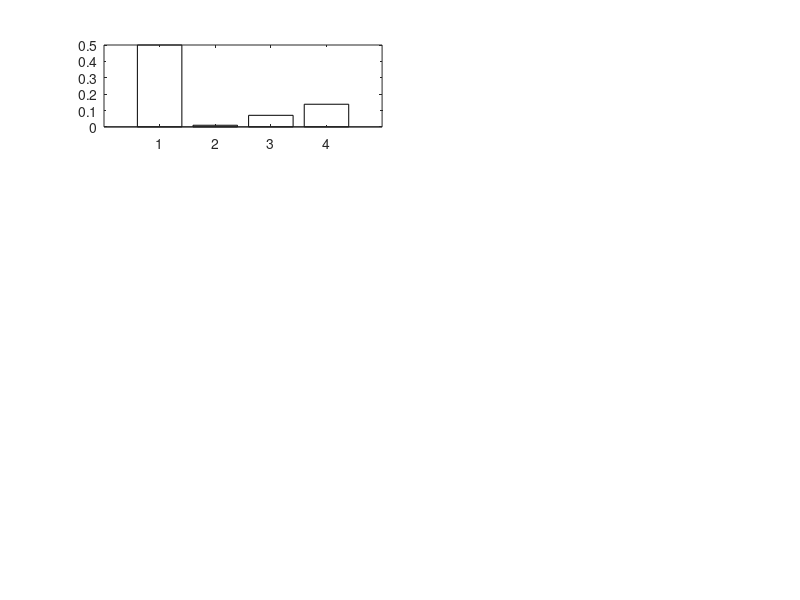

Recreate this plot in MATLAB. (Note: this script raises an error after producing the figure.)
clear; clc; close all;

%% Full rank

v1   = [1;1;1;1]; v2   = [1;-1;1;-1]; v3   = [-1;1;1;-1]; v4   = [1;1;-1;-1];
e(1) = 0.5;       e(2) = 0.2;         e(3) = 0.01;        e(4) = 1;
d(1) = 0.01;      d(2) = 0.2;         d(3) = 0.5;         d(4) = 1;

V  = [v1/norm(v1),v2/norm(v2),v3/norm(v3),v4/norm(v4)];

Vplt = V;
i_sr = 1:4;

colormat = [0,0,1;0,1,1;0,1,0.5;0,1,0];
figpos   = [675,220,560,530];

%%%%%%%%%%%%%%%%%%%%%%%%%%%%%%%%%

Ma = V*diag(e)*(V.');
Mb = V*diag(d)*(V.');

[Va,Da] = eig(Ma);
[Vb,Db] = eig(Mb);

d1_diag = diag(Da);
d2_diag = diag(Db);

S = sqrtm(Ma) * sqrtm( inv(sqrtm(Ma)) * Mb * inv(sqrtm(Ma))) * sqrtm(Ma);
A = sqrtm(S)  * logm(  inv(sqrtm(S))  * Ma * inv(sqrtm(S)) ) * sqrtm(S);

[VS,DS] = eig(S);
[VA,DA] = eig(A);

ds_diag  = diag(DS);
da_diag  = diag(DA);

%%
%%%%%%%%%%%%%%%%%%%%%%%%%%%%%%%%%%%%%%%%%%%%%%%%
%%%%%%%%%%% sorting the eigenvectors %%%%%%%%%%%

[~,si_a] = sort(sum(abs(diff(Va))),'ascend');
[~,si_b] = sort(sum(abs(diff(Vb))),'ascend');
[~,si_S] = sort(sum(abs(diff(VS))),'ascend');

si_A     = zeros(1,4);
for ii = 1:4
    [~,si_A(ii)] = max(abs(Va(:,si_a(ii)).'*VA));
end

% [~,si_A] = sort(sum(abs(diff(VA))),'ascend');
%%
%%%%%%%%%%%%%%%%%%%%%%%%%%%%%%%%%%%%%%%%%%%%%%%%
%%%%%%% plot eigenvectors & eigenvalues %%%%%%%%

% 
figure('name','full rank all');
for ii = 1:4
    all_evals = [d1_diag(si_a(ii)),d2_diag(si_b(ii)),ds_diag(si_S(ii)),da_diag(si_A(ii))];
    all_color = [1,0.7,1;1,0,1;0,0,1;0,1,1];
    subplot(4,4,((ii-1)*4+1):((ii-1)*4+2)); br = bar(1:4,all_evals,'FaceColor','flat','EdgeColor','k');
    for jj = 1:4
        br.CData(jj,:) = all_color(jj,:);
        tx = text(jj,max(all_evals(jj),0),num2str(all_evals(jj),3),'FontSize',12,'HorizontalAlignment','center','VerticalAlignment','bottom','Color','k'); 
    end
    ylabel(['$$\lambda^{(\ell)}_',num2str(ii),'$$'],'Interpreter','latex');
    xlim([0.5,4.5]);
    ybds = ylim;
    ylim([ybds(1)-0.1,ybds(2)+0.6]);
    if ii == 4
        set(gca,'FontSize',12); set(gca,'xtick',1:4,'xticklabels',{'\lambda^{(1)}_n','\lambda^{(2)}_n','\lambda^{(S)}_n','\lambda^{(A)}_n'}); %      xlim([0.5,4.5]);    ylim([-0.01,2.01]);
    else
        set(gca,'FontSize',12); set(gca,'xticklabels',[]);
    end
    if ii == 1
        title('Eigenvalues');
    end
        
    subplot(4,4,((ii-1)*4+3):(ii*4)); plot(1:4,sign(Va(1,si_a(ii)))*Va(:,si_a(ii)).','Color',all_color(1,:),'LineWidth',3);                     hold on;
    subplot(4,4,((ii-1)*4+3):(ii*4)); plot(1:4,sign(Vb(1,si_b(ii)))*Vb(:,si_b(ii)).','Color',all_color(2,:),'LineWidth',3); 
    subplot(4,4,((ii-1)*4+3):(ii*4)); plot(1:4,sign(VS(1,si_S(ii)))*VS(:,si_S(ii)).','Color',all_color(3,:),'LineWidth',2,'LineStyle',':'); 
    sb_c = subplot(4,4,((ii-1)*4+3):(ii*4)); plot(1:4,sign(VA(1,si_A(ii)))*VA(:,si_A(ii)).','Color',all_color(4,:),'LineWidth',2,'LineStyle','--');    hold off;
    sb_pos = get(sb_c,'position'); 
    xlim([0.8,4.2]);
    if ii == 4
        set(gca,'xtick',1:4,'xticklabels',{'\psi_n[1]','\psi_n[2]','\psi_n[3]','\psi_n[4]'},'FontSize',12);
        ylim([-0.8,0.8])
    else
        set(gca,'xticklabels',[],'FontSize',12); 
        ylim([-0.7,0.7]);
    end
    annotation('textbox', [sb_pos(1)+0.985*sb_pos(3), sb_pos(2)+0.8*sb_pos(4), 0, 0], 'string', ['\psi_',num2str(ii)],'FontSize',12)
    if ii == 1
        ylim([0,1]);
        title('Eigenvectors')
        h_lg = legend('M_1','M_2','S','A');
        set(h_lg,'Position',[0.932,0.78,0.06,0.2]);
    end
end

set(gcf,'Position',[170,240,920,420]);

% saveas(gcf,'figures for paper\full_rank.fig');
% saveas(gcf,'figures for paper\full_rank.png');
%%%%%%%%%%%%%%%%%%%%%%%%%%%%%%%%%%%%%%%%

%%
figure('name','full rank expected eigenvalues');
for ii = 1:4
    l1 = abs(d1_diag(si_a(ii))); l2 = abs(d2_diag(si_b(ii)));
    all_evals = [sqrt(l1*l2),0.5*sqrt(l1*l2)*log(l1/l2)];
    all_color = [0,0,1;0,1,1];
    subplot(4,1,ii); br = bar(1:2,all_evals,'FaceColor','flat','EdgeColor','k');
    for jj = 1:2
        br.CData(jj,:) = all_color(jj,:);
        tx = text(jj,max(all_evals(jj),0),num2str(all_evals(jj),3),'FontSize',12,'HorizontalAlignment','center','VerticalAlignment','bottom','Color','k'); 
    end
    ylabel(['$$\lambda^{(\ell)}_',num2str(ii),'$$'],'Interpreter','latex');
    xlim([0.5,2.5]);
    ybds = ylim;
    ylim([ybds(1)-0.1,ybds(2)+0.6]);
    if ii == 4
        set(gca,'FontSize',12); set(gca,'xtick',1:4,'xticklabels',{'\lambda^{(S)}_n','\lambda^{(A)}_n'}); %      xlim([0.5,4.5]);    ylim([-0.01,2.01]);
    else
        set(gca,'FontSize',12); set(gca,'xticklabels',[]);
    end
    if ii == 1
        title('Expected Eigenvalues');
    end
    
end
set(gcf,'Position',[700,40,260,420]);

% saveas(gcf,'figures for paper\full_rank_expected_eval.fig');
% saveas(gcf,'figures for paper\full_rank_expected_eval.png');


%% Not full rank

v1   = [1;1;1;1]; v2   = [1;-1;1;-1]; v3   = [-1;1;1;-1]; v4   = [1;1;-1;-1];
e(1) = 0.5;       e(2) = 0;           e(3) = 0.01;        e(4) = 1;
d(1) = 0.01;      d(2) = 0;           d(3) = 0.5;         d(4) = 1;

V  = [v1/norm(v1),v2/norm(v2),v3/norm(v3),v4/norm(v4)];

Vplt = V;
i_sr = 1:4;

%%%%%%%%%%%%%%%%%%%%%%%%%%%%%%%%%

Ma = V*diag(e)*(V.');
Mb = V*diag(d)*(V.');

[Va,Da] = eig(Ma);
[Vb,Db] = eig(Mb);

d1_diag = diag(Da);
d2_diag = diag(Db);

Slr = FixedGeodes_eff( Mb,Ma,0.5,3 );
Alr = FixedGeodes_eff_proj( Slr,Ma,3 );

[VS1,DS1] = eig(Slr);
[VA1,DA1] = eig(Alr);

ds_diag  = diag(DS1);
da_diag  = diag(DA1);

%%%%%%%%%%%%%%%%%%%%%%%%%%%%%%%%%%%%%%%%

%%
%%%%%%%%%%%%%%%%%%%%%%%%%%%%%%%%%%%%%%%%%%%%%%%%
%%%%%%%%%%% sorting the eigenvectors %%%%%%%%%%%

[~,si_a] = sort(sum(abs(diff(Va))),'ascend');
[~,si_b] = sort(sum(abs(diff(Vb))),'ascend');
[~,si_S] = sort(sum(abs(diff(VS1))),'ascend');

si_A     = zeros(1,4);
for ii = 1:4
    [~,si_A(ii)] = max(abs(Va(:,si_a(ii)).'*VA1));
end

%%
%%%%%%%%%%%%%%%%%%%%%%%%%%%%%%%%%%%%%%%%%%%%%%%%
%%%%%%% plot eigenvectors & eigenvalues %%%%%%%%

figure('name','rank 3 all');
for ii = 1:4
    all_evals = [d1_diag(si_a(ii)),d2_diag(si_b(ii)),ds_diag(si_S(ii)),da_diag(si_A(ii))];
    all_color = [1,0.7,1;1,0,1;0,0,1;0,1,1];
    subplot(4,4,((ii-1)*4+1):((ii-1)*4+2)); br = bar(1:4,all_evals,'FaceColor','flat','EdgeColor','k');
    for jj = 1:4
        br.CData(jj,:) = all_color(jj,:);
        tx = text(jj,max(all_evals(jj),0),num2str(all_evals(jj),3),'FontSize',12,'HorizontalAlignment','center','VerticalAlignment','bottom','Color','k'); 
    end
    ylabel(['$$\lambda^{(\ell)}_',num2str(ii),'$$'],'Interpreter','latex');
    xlim([0.5,4.5]);
    ybds = ylim;
    ylim([ybds(1)-0.1,ybds(2)+0.6]);
    if ii == 4
        set(gca,'FontSize',12); set(gca,'xtick',1:4,'xticklabels',{'\lambda^{(1)}_n','\lambda^{(2)}_n','\lambda^{(S)}_n','\lambda^{(A)}_n'}); %      xlim([0.5,4.5]);    ylim([-0.01,2.01]);
    else
        set(gca,'FontSize',12); set(gca,'xticklabels',[]);
    end
    if ii == 1
        title('Eigenvalues');
    end
        
    subplot(4,4,((ii-1)*4+3):(ii*4)); plot(1:4,sign(Va(1,si_a(ii)))*Va(:,si_a(ii)).','Color',all_color(1,:),'LineWidth',3);                     hold on;
    subplot(4,4,((ii-1)*4+3):(ii*4)); plot(1:4,sign(Vb(1,si_b(ii)))*Vb(:,si_b(ii)).','Color',all_color(2,:),'LineWidth',3); 
    subplot(4,4,((ii-1)*4+3):(ii*4)); plot(1:4,sign(VS1(1,si_S(ii)))*VS1(:,si_S(ii)).','Color',all_color(3,:),'LineWidth',2,'LineStyle',':'); 
    sb_c = subplot(4,4,((ii-1)*4+3):(ii*4)); plot(1:4,sign(VA1(1,si_A(ii)))*VA1(:,si_A(ii)).','Color',all_color(4,:),'LineWidth',2,'LineStyle','--');    hold off;
    sb_pos = get(sb_c,'position'); 
    xlim([0.8,4.2]);
    if ii == 4
        set(gca,'xtick',1:4,'xticklabels',{'\psi_n[1]','\psi_n[2]','\psi_n[3]','\psi_n[4]'},'FontSize',12);
        ylim([-0.8,0.8])
    else
        set(gca,'xticklabels',[],'FontSize',12); 
        ylim([-0.7,0.7]);
    end
    annotation('textbox', [sb_pos(1)+0.985*sb_pos(3), sb_pos(2)+0.8*sb_pos(4), 0, 0], 'string', ['\psi_',num2str(ii)],'FontSize',12)
    if ii == 1
        ylim([0,1]);
        title('Eigenvectors')
        h_lg = legend('M_1','M_2','S','A');
        set(h_lg,'Position',[0.932,0.78,0.06,0.2]);
    end
end

set(gcf,'Position',[170,240,920,420]);

% saveas(gcf,'figures for paper\rank_3.fig');
% saveas(gcf,'figures for paper\rank_3.png');
%%%%%%%%%%%%%%%%%%%%%%%%%%%%%%%%%%%%%%%%

%% Expected eigenvalues

figure('name','rank 3 expected eigenvalues');
for ii = 1:4
    l1 = abs(d1_diag(si_a(ii))); l2 = abs(d2_diag(si_b(ii)));
    all_evals = [sqrt(l1*l2),0.5*sqrt(l1*l2)*log(l1/l2)];
    all_color = [0,0,1;0,1,1];
    subplot(4,1,ii); br = bar(1:2,all_evals,'FaceColor','flat','EdgeColor','k');
    for jj = 1:2
        br.CData(jj,:) = all_color(jj,:);
        tx = text(jj,max(all_evals(jj),0),num2str(all_evals(jj),3),'FontSize',12,'HorizontalAlignment','center','VerticalAlignment','bottom','Color','k'); 
    end
    ylabel(['$$\lambda^{(\ell)}_',num2str(ii),'$$'],'Interpreter','latex');
    xlim([0.5,2.5]);
    ybds = ylim;
    ylim([ybds(1)-0.1,ybds(2)+0.6]);
    if ii == 4
        set(gca,'FontSize',12); set(gca,'xtick',1:4,'xticklabels',{'\lambda^{(S)}_n','\lambda^{(A)}_n'}); %      xlim([0.5,4.5]);    ylim([-0.01,2.01]);
    else
        set(gca,'FontSize',12); set(gca,'xticklabels',[]);
    end
    if ii == 1
        title('Expected Eigenvalues');
    end
    
end
set(gcf,'Position',[700,40,260,420]);

% saveas(gcf,'figures for paper\rank_3_expected_eval.fig');
% saveas(gcf,'figures for paper\rank_3_expected_eval.png');